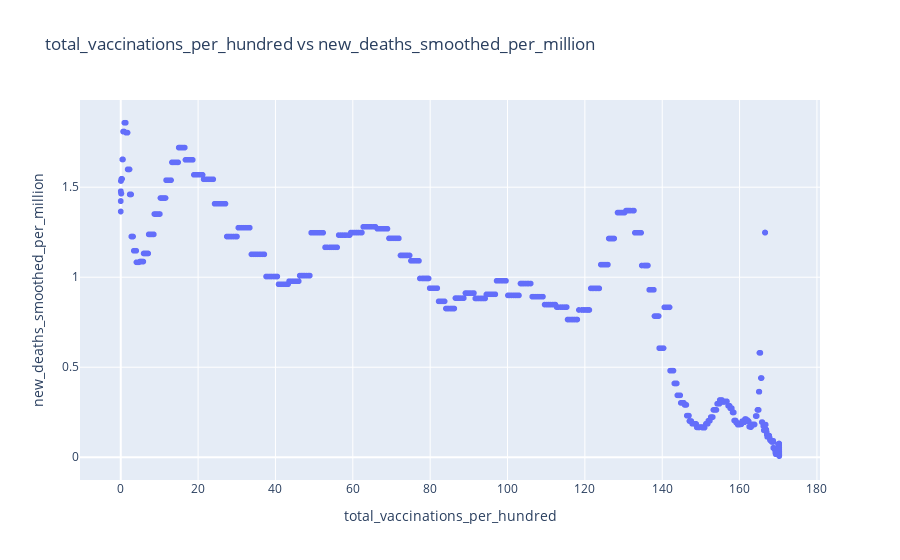

Write notebook code for a chart like this one.
### Markdown cell above
De index wordt berekend aan de hand van de volgende maatregelen:
- Sluiting van scholen
- Sluiting van werkplekken
- Annulering van publieke evenementen
- Beperkingen op bijeenkomsten
- Sluiting van openbaar vervoer
- Blijf-thuis voorschriften
- Beperkingen op interne verplaatsingen
- Internationale reisbeperkingen
- Publieke voorlichtingscampagnes  

De index varieert van 0 tot 100, waarbij hogere waarden een strengere overheidsreactie aangeven.
In het kort, de hoeveelheid maatregelen die een overheid nam om de corona crisis te beteugelen. Hierdoor kunnen we het beleid van de overheden meenemen in de conclusie. We kunnen zeggen dat de vaccinatie 1 van de factoren is geweest die ervoor heeft gezorgd dat minder doden zijn gevallen, omdat tijd of natuurlijke blootstelling aan het virus ook een factor kan zijn.

### Code cell
fig = px.scatter(conv_data, 'total_vaccinations_per_hundred','new_deaths_smoothed_per_million',title='total_vaccinations_per_hundred vs new_deaths_smoothed_per_million')
fig.show()

### Figure 1 — Plotly figure (JSON) as saved in the notebook; plotly's stock layout.template omitted (floating-point values rounded to 4 significant figures; data arrays with more than 128 entries replaced by an {"elided": "..."} marker saying what was removed)
{"data": [{"hovertemplate": "total_vaccinations_per_hundred=%{x}<br>new_deaths_smoothed_per_million=%{y}<extra></extra>", "legendgroup": "", "marker": {"color": "#636efa", "symbol": "circle"}, "mode": "markers", "name": "", "showlegend": false, "type": "scattergl", "x": {"elided": "1618 float values"}, "xaxis": "x", "y": {"elided": "1618 float values"}, "yaxis": "y"}], "layout": {"legend": {"tracegroupgap": 0}, "title": {"text": "total_vaccinations_per_hundred vs new_deaths_smoothed_per_million"}, "xaxis": {"anchor": "y", "domain": [0, 1], "title": {"text": "total_vaccinations_per_hundred"}}, "yaxis": {"anchor": "x", "domain": [0, 1], "title": {"text": "new_deaths_smoothed_per_million"}}}}
